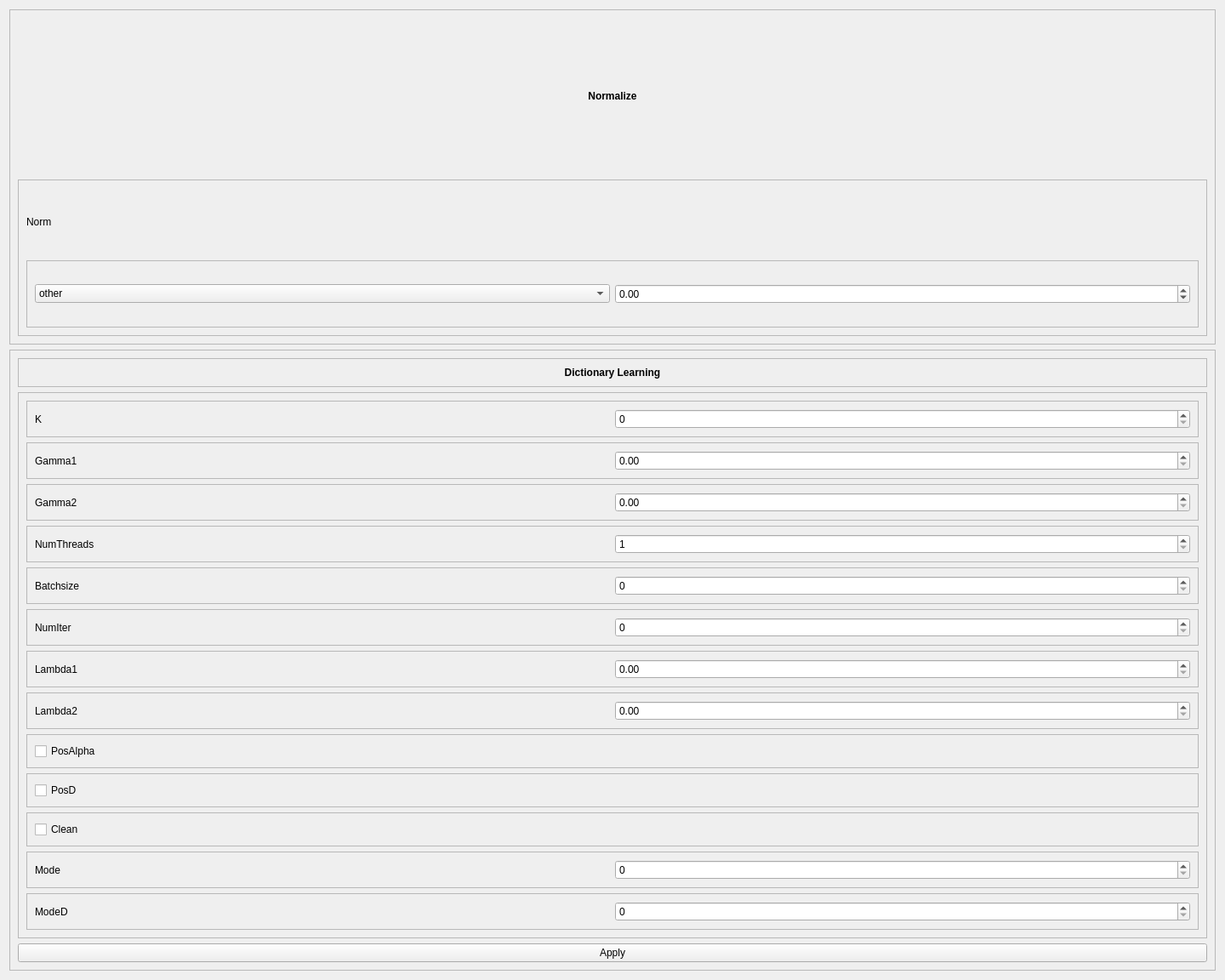
<?xml version="1.0" encoding="UTF-8"?>
<ui version="4.0">
 <class>NansheDictionaryLearningDrawer</class>
 <widget class="QWidget" name="NansheDictionaryLearningDrawer">
  <property name="geometry">
   <rect>
    <x>0</x>
    <y>0</y>
    <width>1440</width>
    <height>1152</height>
   </rect>
  </property>
  <property name="windowTitle">
   <string>Form</string>
  </property>
  <layout class="QVBoxLayout" name="verticalLayout">
   <item>
    <widget class="QFrame" name="Normalize">
     <property name="frameShape">
      <enum>QFrame::StyledPanel</enum>
     </property>
     <property name="frameShadow">
      <enum>QFrame::Raised</enum>
     </property>
     <layout class="QVBoxLayout" name="verticalLayout_7">
      <item>
       <widget class="QLabel" name="NormalizeTitle">
        <property name="text">
         <string>&lt;html&gt;&lt;head/&gt;&lt;body&gt;&lt;p&gt;&lt;span style=&quot; font-weight:600;&quot;&gt;Normalize&lt;/span&gt;&lt;/p&gt;&lt;/body&gt;&lt;/html&gt;</string>
        </property>
        <property name="alignment">
         <set>Qt::AlignCenter</set>
        </property>
       </widget>
      </item>
      <item>
       <widget class="QFrame" name="Norm">
        <property name="frameShape">
         <enum>QFrame::StyledPanel</enum>
        </property>
        <property name="frameShadow">
         <enum>QFrame::Raised</enum>
        </property>
        <layout class="QVBoxLayout" name="verticalLayout_14">
         <item>
          <widget class="QLabel" name="NormLabel">
           <property name="text">
            <string>Norm</string>
           </property>
          </widget>
         </item>
         <item>
          <widget class="QFrame" name="NormValues">
           <property name="frameShape">
            <enum>QFrame::StyledPanel</enum>
           </property>
           <property name="frameShadow">
            <enum>QFrame::Raised</enum>
           </property>
           <layout class="QHBoxLayout" name="horizontalLayout_14">
            <item>
             <widget class="QComboBox" name="NormValueSelection">
              <item>
               <property name="text">
                <string>other</string>
               </property>
              </item>
              <item>
               <property name="text">
                <string>-inf</string>
               </property>
              </item>
              <item>
               <property name="text">
                <string>inf</string>
               </property>
              </item>
             </widget>
            </item>
            <item>
             <widget class="QDoubleSpinBox" name="NormValue">
              <property name="minimum">
               <double>-10.000000000000000</double>
              </property>
              <property name="maximum">
               <double>10.000000000000000</double>
              </property>
             </widget>
            </item>
           </layout>
          </widget>
         </item>
        </layout>
       </widget>
      </item>
     </layout>
    </widget>
   </item>
   <item>
    <widget class="QFrame" name="NansheDictionaryLearningFrame">
     <property name="frameShape">
      <enum>QFrame::StyledPanel</enum>
     </property>
     <property name="frameShadow">
      <enum>QFrame::Raised</enum>
     </property>
     <layout class="QVBoxLayout" name="verticalLayout_3">
      <item>
       <widget class="QFrame" name="NansheDictionaryLearningTitleFrame">
        <property name="frameShape">
         <enum>QFrame::StyledPanel</enum>
        </property>
        <property name="frameShadow">
         <enum>QFrame::Raised</enum>
        </property>
        <layout class="QVBoxLayout" name="verticalLayout_2">
         <item>
          <widget class="QLabel" name="NansheDictionaryLearningTitle">
           <property name="text">
            <string>&lt;html&gt;&lt;head/&gt;&lt;body&gt;&lt;p&gt;&lt;span style=&quot; font-weight:600;&quot;&gt;Dictionary Learning&lt;/span&gt;&lt;/p&gt;&lt;/body&gt;&lt;/html&gt;</string>
           </property>
           <property name="alignment">
            <set>Qt::AlignCenter</set>
           </property>
          </widget>
         </item>
        </layout>
       </widget>
      </item>
      <item>
       <widget class="QFrame" name="NansheDictionaryLearningValuesFrame">
        <property name="sizePolicy">
         <sizepolicy hsizetype="Preferred" vsizetype="Preferred">
          <horstretch>0</horstretch>
          <verstretch>1</verstretch>
         </sizepolicy>
        </property>
        <property name="frameShape">
         <enum>QFrame::StyledPanel</enum>
        </property>
        <property name="frameShadow">
         <enum>QFrame::Raised</enum>
        </property>
        <layout class="QVBoxLayout" name="verticalLayout_4">
         <item>
          <widget class="QFrame" name="KFrame">
           <property name="frameShape">
            <enum>QFrame::StyledPanel</enum>
           </property>
           <property name="frameShadow">
            <enum>QFrame::Raised</enum>
           </property>
           <layout class="QHBoxLayout" name="horizontalLayout">
            <item>
             <widget class="QLabel" name="KLabel">
              <property name="text">
               <string>K</string>
              </property>
             </widget>
            </item>
            <item>
             <widget class="QSpinBox" name="KValue">
              <property name="maximum">
               <number>10000</number>
              </property>
             </widget>
            </item>
           </layout>
          </widget>
         </item>
         <item>
          <widget class="QFrame" name="Gamma1Frame">
           <property name="frameShape">
            <enum>QFrame::StyledPanel</enum>
           </property>
           <property name="frameShadow">
            <enum>QFrame::Raised</enum>
           </property>
           <layout class="QHBoxLayout" name="horizontalLayout_2">
            <item>
             <widget class="QLabel" name="Gamma1Label">
              <property name="text">
               <string>Gamma1</string>
              </property>
             </widget>
            </item>
            <item>
             <widget class="QDoubleSpinBox" name="Gamma1Value"/>
            </item>
           </layout>
          </widget>
         </item>
         <item>
          <widget class="QFrame" name="Gamma2Frame">
           <property name="frameShape">
            <enum>QFrame::StyledPanel</enum>
           </property>
           <property name="frameShadow">
            <enum>QFrame::Raised</enum>
           </property>
           <layout class="QHBoxLayout" name="horizontalLayout_3">
            <item>
             <widget class="QLabel" name="Gamma2Label">
              <property name="text">
               <string>Gamma2</string>
              </property>
             </widget>
            </item>
            <item>
             <widget class="QDoubleSpinBox" name="Gamma2Value"/>
            </item>
           </layout>
          </widget>
         </item>
         <item>
          <widget class="QFrame" name="NumThreadsFrame">
           <property name="frameShape">
            <enum>QFrame::StyledPanel</enum>
           </property>
           <property name="frameShadow">
            <enum>QFrame::Raised</enum>
           </property>
           <layout class="QHBoxLayout" name="horizontalLayout_4">
            <item>
             <widget class="QLabel" name="NumThreadsLabel">
              <property name="text">
               <string>NumThreads</string>
              </property>
             </widget>
            </item>
            <item>
             <widget class="QSpinBox" name="NumThreadsValue">
              <property name="minimum">
               <number>1</number>
              </property>
             </widget>
            </item>
           </layout>
          </widget>
         </item>
         <item>
          <widget class="QFrame" name="BatchsizeFrame">
           <property name="frameShape">
            <enum>QFrame::StyledPanel</enum>
           </property>
           <property name="frameShadow">
            <enum>QFrame::Raised</enum>
           </property>
           <layout class="QHBoxLayout" name="horizontalLayout_5">
            <item>
             <widget class="QLabel" name="BatchsizeLabel">
              <property name="text">
               <string>Batchsize</string>
              </property>
             </widget>
            </item>
            <item>
             <widget class="QSpinBox" name="BatchsizeValue">
              <property name="maximum">
               <number>10000</number>
              </property>
             </widget>
            </item>
           </layout>
          </widget>
         </item>
         <item>
          <widget class="QFrame" name="NumIterFrame">
           <property name="frameShape">
            <enum>QFrame::StyledPanel</enum>
           </property>
           <property name="frameShadow">
            <enum>QFrame::Raised</enum>
           </property>
           <layout class="QHBoxLayout" name="horizontalLayout_6">
            <item>
             <widget class="QLabel" name="NumIterLabel">
              <property name="text">
               <string>NumIter</string>
              </property>
             </widget>
            </item>
            <item>
             <widget class="QSpinBox" name="NumIterValue">
              <property name="maximum">
               <number>10000</number>
              </property>
             </widget>
            </item>
           </layout>
          </widget>
         </item>
         <item>
          <widget class="QFrame" name="Lambda1Frame">
           <property name="frameShape">
            <enum>QFrame::StyledPanel</enum>
           </property>
           <property name="frameShadow">
            <enum>QFrame::Raised</enum>
           </property>
           <layout class="QHBoxLayout" name="horizontalLayout_7">
            <item>
             <widget class="QLabel" name="Lambda1Label">
              <property name="text">
               <string>Lambda1</string>
              </property>
             </widget>
            </item>
            <item>
             <widget class="QDoubleSpinBox" name="Lambda1Value"/>
            </item>
           </layout>
          </widget>
         </item>
         <item>
          <widget class="QFrame" name="Lambda2Frame">
           <property name="frameShape">
            <enum>QFrame::StyledPanel</enum>
           </property>
           <property name="frameShadow">
            <enum>QFrame::Raised</enum>
           </property>
           <layout class="QHBoxLayout" name="horizontalLayout_8">
            <item>
             <widget class="QLabel" name="Lambda2Label">
              <property name="text">
               <string>Lambda2</string>
              </property>
             </widget>
            </item>
            <item>
             <widget class="QDoubleSpinBox" name="Lambda2Value"/>
            </item>
           </layout>
          </widget>
         </item>
         <item>
          <widget class="QFrame" name="PosAlphaFrame">
           <property name="frameShape">
            <enum>QFrame::StyledPanel</enum>
           </property>
           <property name="frameShadow">
            <enum>QFrame::Raised</enum>
           </property>
           <layout class="QHBoxLayout" name="horizontalLayout_9">
            <item>
             <widget class="QCheckBox" name="PosAlphaValue">
              <property name="text">
               <string>PosAlpha</string>
              </property>
             </widget>
            </item>
           </layout>
          </widget>
         </item>
         <item>
          <widget class="QFrame" name="PosDFrame">
           <property name="frameShape">
            <enum>QFrame::StyledPanel</enum>
           </property>
           <property name="frameShadow">
            <enum>QFrame::Raised</enum>
           </property>
           <layout class="QHBoxLayout" name="horizontalLayout_10">
            <item>
             <widget class="QCheckBox" name="PosDValue">
              <property name="text">
               <string>PosD</string>
              </property>
             </widget>
            </item>
           </layout>
          </widget>
         </item>
         <item>
          <widget class="QFrame" name="CleanFrame">
           <property name="frameShape">
            <enum>QFrame::StyledPanel</enum>
           </property>
           <property name="frameShadow">
            <enum>QFrame::Raised</enum>
           </property>
           <layout class="QHBoxLayout" name="horizontalLayout_11">
            <item>
             <widget class="QCheckBox" name="CleanValue">
              <property name="text">
               <string>Clean</string>
              </property>
             </widget>
            </item>
           </layout>
          </widget>
         </item>
         <item>
          <widget class="QFrame" name="ModeFrame">
           <property name="frameShape">
            <enum>QFrame::StyledPanel</enum>
           </property>
           <property name="frameShadow">
            <enum>QFrame::Raised</enum>
           </property>
           <layout class="QHBoxLayout" name="horizontalLayout_12">
            <item>
             <widget class="QLabel" name="ModeLabel">
              <property name="text">
               <string>Mode</string>
              </property>
             </widget>
            </item>
            <item>
             <widget class="QSpinBox" name="ModeValue">
              <property name="maximum">
               <number>5</number>
              </property>
             </widget>
            </item>
           </layout>
          </widget>
         </item>
         <item>
          <widget class="QFrame" name="ModeDFrame">
           <property name="frameShape">
            <enum>QFrame::StyledPanel</enum>
           </property>
           <property name="frameShadow">
            <enum>QFrame::Raised</enum>
           </property>
           <layout class="QHBoxLayout" name="horizontalLayout_13">
            <item>
             <widget class="QLabel" name="ModeDLabel">
              <property name="text">
               <string>ModeD</string>
              </property>
             </widget>
            </item>
            <item>
             <widget class="QSpinBox" name="ModeDValue">
              <property name="maximum">
               <number>3</number>
              </property>
             </widget>
            </item>
           </layout>
          </widget>
         </item>
        </layout>
       </widget>
      </item>
      <item>
       <widget class="QPushButton" name="Apply">
        <property name="text">
         <string>Apply</string>
        </property>
       </widget>
      </item>
     </layout>
    </widget>
   </item>
  </layout>
 </widget>
 <resources/>
 <connections/>
</ui>
